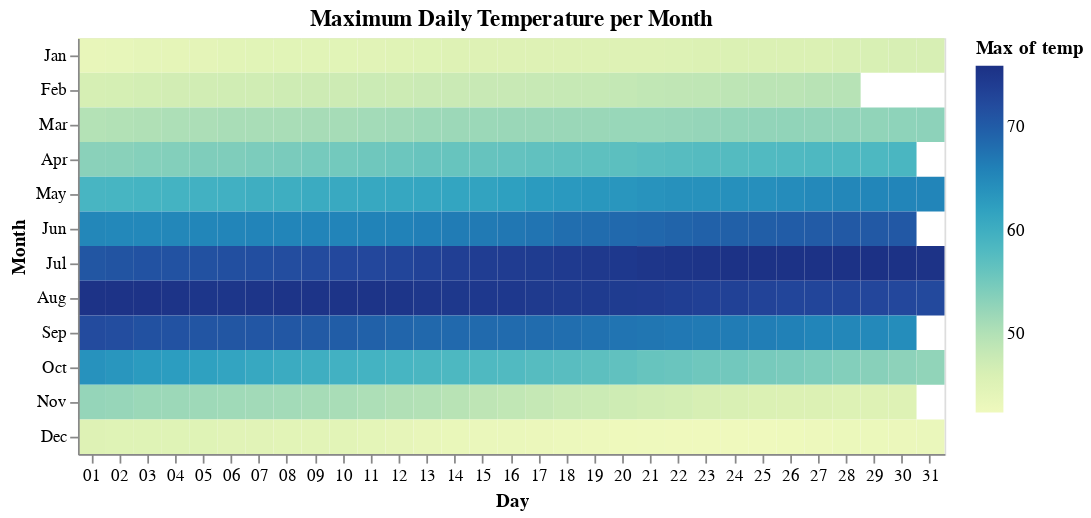

Notebook cell for this chart:
### Markdown cell above
## Table Heatmap 2

### Code cell
@vlplot(
  data = seattle_temp,
  mark = :rect,
  x = {"date(date):o", title = "Day"}, # o indicates an ordinal scale
  y = {"month(date):o", title = "Month"}, # o indicates an ordinal scale
  color = "max(temp):q",
  width = 500,
  title = "Maximum Daily Temperature per Month",
    

)

### Figure 1 — Vega-Lite specification as saved in the notebook (floating-point values rounded to 4 significant figures; data arrays with more than 128 entries replaced by an {"elided": "..."} marker saying what was removed)
{"data": {"values": {"elided": "8759 records"}}, "encoding": {"color": {"aggregate": "max", "field": "temp", "type": "quantitative"}, "x": {"field": "date", "timeUnit": "date", "title": "Day", "type": "ordinal"}, "y": {"field": "date", "timeUnit": "month", "title": "Month", "type": "ordinal"}}, "mark": "rect", "title": "Maximum Daily Temperature per Month", "width": 500}
